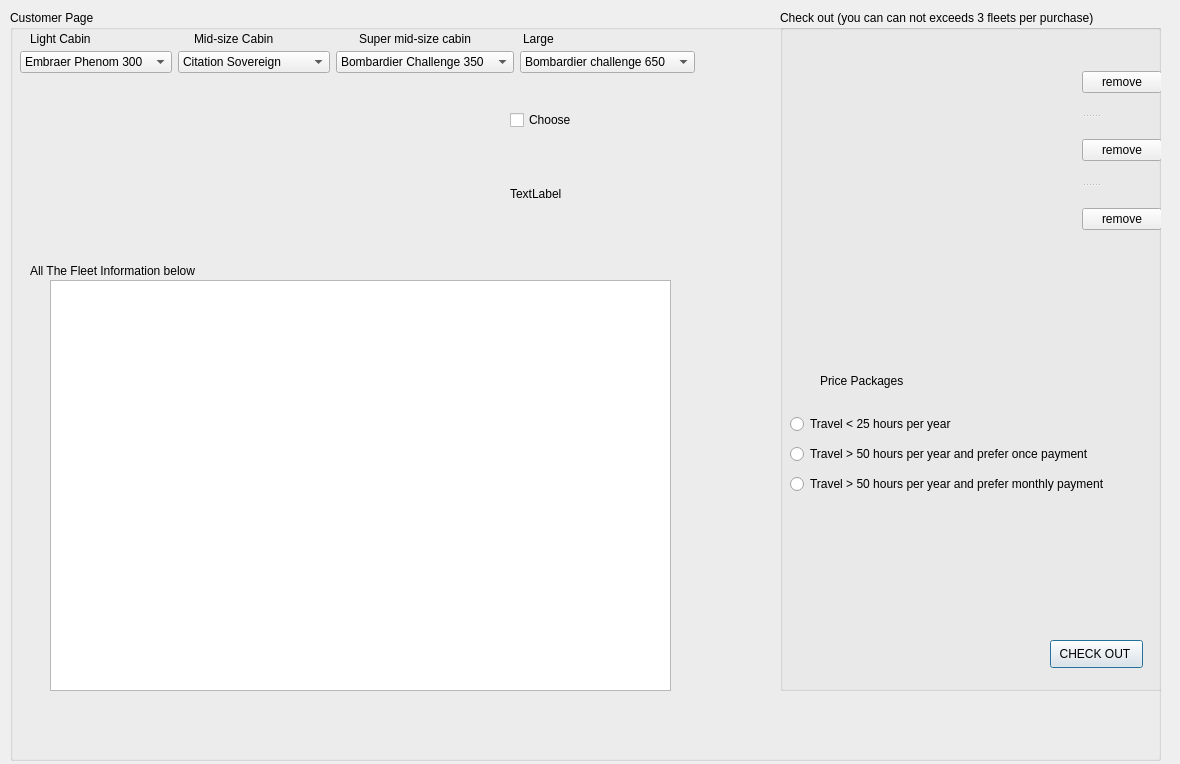
<?xml version="1.0" encoding="UTF-8"?>
<ui version="4.0">
 <class>customerDialog</class>
 <widget class="QDialog" name="customerDialog">
  <property name="geometry">
   <rect>
    <x>0</x>
    <y>0</y>
    <width>1180</width>
    <height>764</height>
   </rect>
  </property>
  <property name="windowTitle">
   <string>Dialog</string>
  </property>
  <widget class="QGroupBox" name="groupBox">
   <property name="geometry">
    <rect>
     <x>10</x>
     <y>10</y>
     <width>1151</width>
     <height>751</height>
    </rect>
   </property>
   <property name="title">
    <string>Customer Page</string>
   </property>
   <widget class="QLabel" name="lblInfo">
    <property name="geometry">
     <rect>
      <x>20</x>
      <y>100</y>
      <width>441</width>
      <height>121</height>
     </rect>
    </property>
    <property name="text">
     <string/>
    </property>
   </widget>
   <widget class="QTextEdit" name="textEdit_info">
    <property name="geometry">
     <rect>
      <x>40</x>
      <y>270</y>
      <width>621</width>
      <height>411</height>
     </rect>
    </property>
   </widget>
   <widget class="QLabel" name="lbl">
    <property name="geometry">
     <rect>
      <x>20</x>
      <y>240</y>
      <width>561</width>
      <height>41</height>
     </rect>
    </property>
    <property name="text">
     <string>All The Fleet Information below</string>
    </property>
   </widget>
   <widget class="QWidget" name="layoutWidget">
    <property name="geometry">
     <rect>
      <x>10</x>
      <y>40</y>
      <width>675</width>
      <height>24</height>
     </rect>
    </property>
    <layout class="QHBoxLayout" name="horizontalLayout">
     <item>
      <widget class="QComboBox" name="cbBox_lb">
       <item>
        <property name="text">
         <string>Embraer Phenom 300</string>
        </property>
       </item>
       <item>
        <property name="text">
         <string>Cessna Citation XLS</string>
        </property>
       </item>
      </widget>
     </item>
     <item>
      <widget class="QComboBox" name="cbBox_ms">
       <item>
        <property name="text">
         <string>Citation Sovereign </string>
        </property>
       </item>
       <item>
        <property name="text">
         <string>Citation Latitude</string>
        </property>
       </item>
      </widget>
     </item>
     <item>
      <widget class="QComboBox" name="cbBox_sms">
       <item>
        <property name="text">
         <string>Bombardier Challenge 350 </string>
        </property>
       </item>
       <item>
        <property name="text">
         <string>Cessna Citation Longtitude</string>
        </property>
       </item>
      </widget>
     </item>
     <item>
      <widget class="QComboBox" name="cbBox_large">
       <item>
        <property name="text">
         <string>Bombardier challenge 650</string>
        </property>
       </item>
       <item>
        <property name="text">
         <string>Gulf Stream G450</string>
        </property>
       </item>
       <item>
        <property name="text">
         <string>Bombardier Global 5000</string>
        </property>
       </item>
       <item>
        <property name="text">
         <string>Bombardier Global 6000</string>
        </property>
       </item>
       <item>
        <property name="text">
         <string>Bombardier Global 7500</string>
        </property>
       </item>
      </widget>
     </item>
    </layout>
   </widget>
   <widget class="QWidget" name="layoutWidget">
    <property name="geometry">
     <rect>
      <x>500</x>
      <y>100</y>
      <width>151</width>
      <height>141</height>
     </rect>
    </property>
    <layout class="QVBoxLayout" name="verticalLayout">
     <item>
      <widget class="QCheckBox" name="checkBox_choose">
       <property name="text">
        <string>Choose</string>
       </property>
      </widget>
     </item>
     <item>
      <widget class="QLabel" name="lbl_fleet">
       <property name="text">
        <string>TextLabel</string>
       </property>
      </widget>
     </item>
    </layout>
   </widget>
   <widget class="QGroupBox" name="groupBox_checkout">
    <property name="geometry">
     <rect>
      <x>770</x>
      <y>0</y>
      <width>401</width>
      <height>681</height>
     </rect>
    </property>
    <property name="title">
     <string>Check out (you can can not exceeds 3 fleets per purchase)</string>
    </property>
    <widget class="QLabel" name="lbl_error">
     <property name="geometry">
      <rect>
       <x>40</x>
       <y>280</y>
       <width>341</width>
       <height>51</height>
      </rect>
     </property>
     <property name="text">
      <string/>
     </property>
    </widget>
    <widget class="QLabel" name="lbl_2">
     <property name="geometry">
      <rect>
       <x>20</x>
       <y>120</y>
       <width>181</width>
       <height>51</height>
      </rect>
     </property>
     <property name="text">
      <string/>
     </property>
    </widget>
    <widget class="QLabel" name="lbl_3">
     <property name="geometry">
      <rect>
       <x>21</x>
       <y>185</y>
       <width>161</width>
       <height>61</height>
      </rect>
     </property>
     <property name="text">
      <string/>
     </property>
    </widget>
    <widget class="QLabel" name="label">
     <property name="geometry">
      <rect>
       <x>40</x>
       <y>360</y>
       <width>261</width>
       <height>21</height>
      </rect>
     </property>
     <property name="text">
      <string>Price Packages</string>
     </property>
    </widget>
    <widget class="QLabel" name="lbl_finalcialpackage">
     <property name="geometry">
      <rect>
       <x>30</x>
       <y>520</y>
       <width>371</width>
       <height>81</height>
      </rect>
     </property>
     <property name="text">
      <string/>
     </property>
    </widget>
    <widget class="QPushButton" name="pushButton">
     <property name="geometry">
      <rect>
       <x>270</x>
       <y>630</y>
       <width>93</width>
       <height>28</height>
      </rect>
     </property>
     <property name="text">
      <string>CHECK OUT </string>
     </property>
    </widget>
    <widget class="QSplitter" name="splitter">
     <property name="geometry">
      <rect>
       <x>240</x>
       <y>40</y>
       <width>142</width>
       <height>201</height>
      </rect>
     </property>
     <property name="orientation">
      <enum>Qt::Vertical</enum>
     </property>
     <widget class="QWidget" name="layoutWidget">
      <layout class="QHBoxLayout" name="horizontalLayout_2">
       <item>
        <spacer name="horizontalSpacer">
         <property name="orientation">
          <enum>Qt::Horizontal</enum>
         </property>
         <property name="sizeHint" stdset="0">
          <size>
           <width>40</width>
           <height>20</height>
          </size>
         </property>
        </spacer>
       </item>
       <item>
        <widget class="QPushButton" name="btn_remove1">
         <property name="text">
          <string>remove</string>
         </property>
        </widget>
       </item>
      </layout>
     </widget>
     <widget class="QWidget" name="layoutWidget">
      <layout class="QHBoxLayout" name="horizontalLayout_3">
       <item>
        <spacer name="horizontalSpacer_2">
         <property name="orientation">
          <enum>Qt::Horizontal</enum>
         </property>
         <property name="sizeHint" stdset="0">
          <size>
           <width>40</width>
           <height>20</height>
          </size>
         </property>
        </spacer>
       </item>
       <item>
        <widget class="QPushButton" name="btn_remove2">
         <property name="text">
          <string>remove</string>
         </property>
        </widget>
       </item>
      </layout>
     </widget>
     <widget class="QWidget" name="layoutWidget">
      <layout class="QHBoxLayout" name="horizontalLayout_4">
       <item>
        <spacer name="horizontalSpacer_3">
         <property name="orientation">
          <enum>Qt::Horizontal</enum>
         </property>
         <property name="sizeHint" stdset="0">
          <size>
           <width>40</width>
           <height>20</height>
          </size>
         </property>
        </spacer>
       </item>
       <item>
        <widget class="QPushButton" name="btn_remove3">
         <property name="text">
          <string>remove</string>
         </property>
        </widget>
       </item>
      </layout>
     </widget>
    </widget>
    <widget class="QLabel" name="lbl_1">
     <property name="geometry">
      <rect>
       <x>30</x>
       <y>50</y>
       <width>161</width>
       <height>51</height>
      </rect>
     </property>
     <property name="text">
      <string/>
     </property>
    </widget>
    <widget class="QWidget" name="layoutWidget">
     <property name="geometry">
      <rect>
       <x>10</x>
       <y>400</y>
       <width>391</width>
       <height>91</height>
      </rect>
     </property>
     <layout class="QVBoxLayout" name="verticalLayout_2">
      <item>
       <widget class="QRadioButton" name="rbtn_25hrs">
        <property name="text">
         <string>Travel &lt; 25 hours per year </string>
        </property>
       </widget>
      </item>
      <item>
       <widget class="QRadioButton" name="rbtn_50_once">
        <property name="text">
         <string>Travel &gt; 50 hours per year and prefer once payment</string>
        </property>
       </widget>
      </item>
      <item>
       <widget class="QRadioButton" name="rbtn_50_12">
        <property name="text">
         <string>Travel &gt; 50 hours per year and prefer monthly payment </string>
        </property>
       </widget>
      </item>
     </layout>
    </widget>
   </widget>
   <widget class="QWidget" name="layoutWidget">
    <property name="geometry">
     <rect>
      <x>20</x>
      <y>20</y>
      <width>651</width>
      <height>18</height>
     </rect>
    </property>
    <layout class="QHBoxLayout" name="horizontalLayout_5">
     <item>
      <widget class="QLabel" name="label_2">
       <property name="text">
        <string>Light Cabin</string>
       </property>
      </widget>
     </item>
     <item>
      <widget class="QLabel" name="label_3">
       <property name="text">
        <string>Mid-size Cabin</string>
       </property>
      </widget>
     </item>
     <item>
      <widget class="QLabel" name="label_4">
       <property name="text">
        <string>Super mid-size cabin</string>
       </property>
      </widget>
     </item>
     <item>
      <widget class="QLabel" name="label_5">
       <property name="text">
        <string>Large</string>
       </property>
      </widget>
     </item>
    </layout>
   </widget>
  </widget>
 </widget>
 <resources/>
 <connections/>
</ui>
